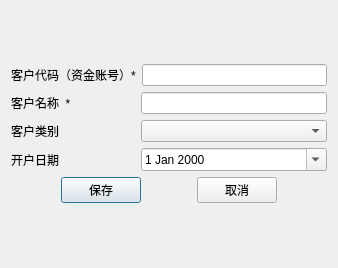
<?xml version="1.0" encoding="UTF-8"?>
<ui version="4.0">
 <class>ClientInfoPop</class>
 <widget class="QDialog" name="ClientInfoPop">
  <property name="geometry">
   <rect>
    <x>0</x>
    <y>0</y>
    <width>338</width>
    <height>268</height>
   </rect>
  </property>
  <property name="windowTitle">
   <string>客户信息</string>
  </property>
  <layout class="QVBoxLayout" name="verticalLayout_2">
   <item>
    <layout class="QVBoxLayout" name="verticalLayout" stretch="1,1,1,1,1">
     <item>
      <layout class="QHBoxLayout" name="horizontalLayout_2" stretch="2,3">
       <item>
        <widget class="QLabel" name="label">
         <property name="text">
          <string>客户代码（资金账号）*</string>
         </property>
        </widget>
       </item>
       <item>
        <widget class="QLineEdit" name="le_clientid"/>
       </item>
      </layout>
     </item>
     <item>
      <layout class="QHBoxLayout" name="horizontalLayout" stretch="2,3">
       <item>
        <widget class="QLabel" name="label_2">
         <property name="text">
          <string>客户名称  *</string>
         </property>
        </widget>
       </item>
       <item>
        <widget class="QLineEdit" name="le_clientName"/>
       </item>
      </layout>
     </item>
     <item>
      <layout class="QHBoxLayout" name="horizontalLayout_9" stretch="2,3">
       <item>
        <widget class="QLabel" name="label_9">
         <property name="text">
          <string>客户类别</string>
         </property>
        </widget>
       </item>
       <item>
        <widget class="QComboBox" name="cm_cl_kind"/>
       </item>
      </layout>
     </item>
     <item>
      <layout class="QHBoxLayout" name="horizontalLayout_8" stretch="2,3">
       <item>
        <widget class="QLabel" name="label_8">
         <property name="text">
          <string>开户日期</string>
         </property>
        </widget>
       </item>
       <item>
        <widget class="QDateEdit" name="de_firstdate">
         <property name="calendarPopup">
          <bool>true</bool>
         </property>
        </widget>
       </item>
      </layout>
     </item>
     <item>
      <layout class="QHBoxLayout" name="horizontalLayout_3">
       <item>
        <spacer name="horizontalSpacer_3">
         <property name="orientation">
          <enum>Qt::Horizontal</enum>
         </property>
         <property name="sizeHint" stdset="0">
          <size>
           <width>40</width>
           <height>20</height>
          </size>
         </property>
        </spacer>
       </item>
       <item>
        <widget class="QPushButton" name="save_btn">
         <property name="text">
          <string>保存</string>
         </property>
        </widget>
       </item>
       <item>
        <spacer name="horizontalSpacer_2">
         <property name="orientation">
          <enum>Qt::Horizontal</enum>
         </property>
         <property name="sizeHint" stdset="0">
          <size>
           <width>40</width>
           <height>20</height>
          </size>
         </property>
        </spacer>
       </item>
       <item>
        <widget class="QPushButton" name="cancle_btn">
         <property name="text">
          <string>取消</string>
         </property>
        </widget>
       </item>
       <item>
        <spacer name="horizontalSpacer">
         <property name="orientation">
          <enum>Qt::Horizontal</enum>
         </property>
         <property name="sizeHint" stdset="0">
          <size>
           <width>40</width>
           <height>20</height>
          </size>
         </property>
        </spacer>
       </item>
      </layout>
     </item>
    </layout>
   </item>
  </layout>
 </widget>
 <resources/>
 <connections/>
</ui>
